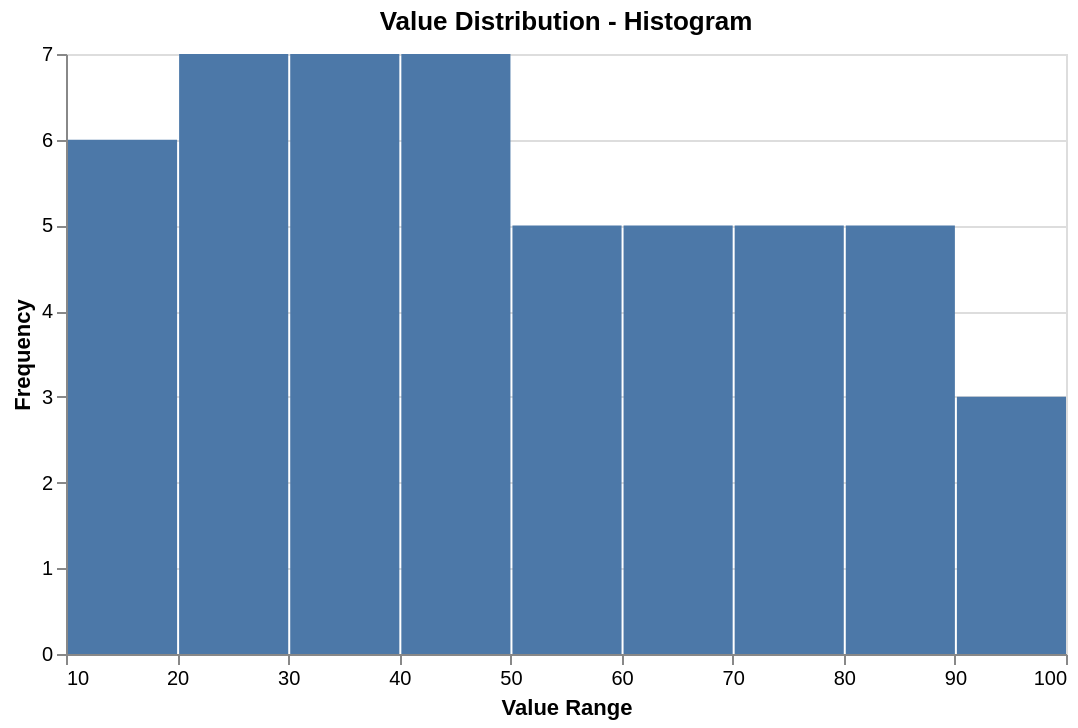

Express this chart as Vega-Lite.
### Vega-Lite specification from a JSON file in a GitHub repository (floating-point values rounded to 4 significant figures)
{"$schema": "https://vega.github.io/schema/vega-lite/v5.json", "description": "A basic histogram showing the distribution of values with automatic binning", "title": "Value Distribution - Histogram", "width": 500, "height": 300, "data": {"values": [{"value": 12}, {"value": 15}, {"value": 18}, {"value": 22}, {"value": 25}, {"value": 28}, {"value": 32}, {"value": 35}, {"value": 38}, {"value": 42}, {"value": 45}, {"value": 48}, {"value": 52}, {"value": 55}, {"value": 58}, {"value": 62}, {"value": 65}, {"value": 68}, {"value": 72}, {"value": 75}, {"value": 78}, {"value": 82}, {"value": 85}, {"value": 88}, {"value": 92}, {"value": 95}, {"value": 14}, {"value": 19}, {"value": 24}, {"value": 29}, {"value": 34}, {"value": 39}, {"value": 44}, {"value": 49}, {"value": 54}, {"value": 59}, {"value": 64}, {"value": 69}, {"value": 74}, {"value": 79}, {"value": 84}, {"value": 89}, {"value": 94}, {"value": 16}, {"value": 21}, {"value": 26}, {"value": 31}, {"value": 36}, {"value": 41}, {"value": 46}]}, "mark": "bar", "encoding": {"x": {"field": "value", "type": "quantitative", "bin": true, "axis": {"title": "Value Range"}}, "y": {"aggregate": "count", "type": "quantitative", "axis": {"title": "Frequency"}}}}
